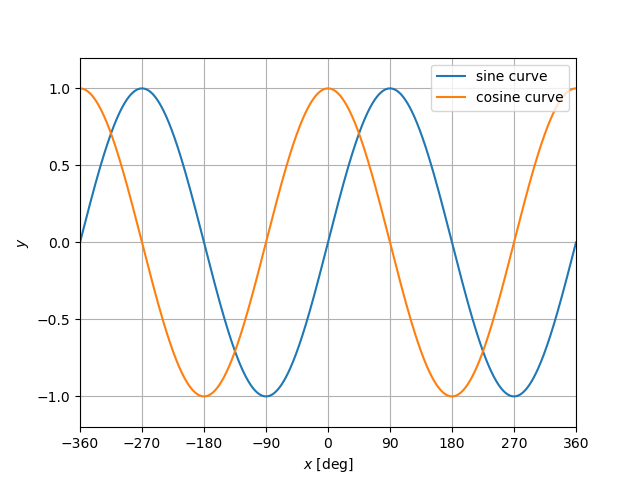

Here is the Python script that generated this plot:
#!/usr/pkg/bin/python3.9

#
# Time-stamp: <2023/03/02 13:02:21 (CST) daisuke>
#

# importing numpy module
import numpy

# importing matplotlib module
import matplotlib.backends.backend_agg
import matplotlib.figure

# data to be plotted
data_x   = numpy.linspace (-360.0, +360.0, 10**4)
data_sin = numpy.sin ( numpy.deg2rad (data_x) )
data_cos = numpy.cos ( numpy.deg2rad (data_x) )

# output file name
file_output = 'advobs202302_s03_01_04.png'

# making a fig object
fig = matplotlib.figure.Figure ()

# making a canvas object
canvas = matplotlib.backends.backend_agg.FigureCanvasAgg (fig)

# making an axes object
ax = fig.add_subplot (111)

# making a plot using object-oriented interface
ax.plot (data_x, data_sin, label='sine curve')
ax.plot (data_x, data_cos, label='cosine curve')

# setting ranges of x-axis and y-axis
ax.set_xlim (-360.0, +360.0)
ax.set_ylim (-1.2, +1.2)

# setting labels for x-axis and y-axis
ax.set_xlabel ('$x$ [deg]')
ax.set_ylabel ('$y$')

# setting ticks
ax.set_xticks (numpy.linspace (-360.0, +360.0, 9))
ax.set_yticks (numpy.linspace (-1.0, +1.0, 5))

# showing grid
ax.grid ()

# adding legend to the plot
ax.legend ()

# saving a plot as a file
fig.savefig (file_output)
